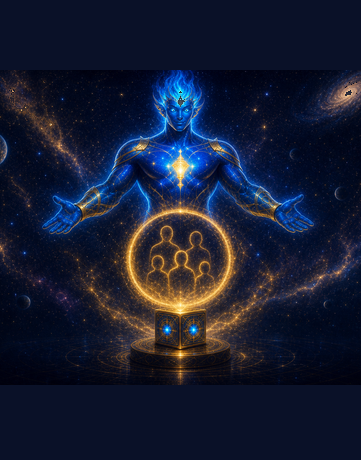
#> input picture Resources/HeroAssets/OnboardingHero_07_figma_zone_361x460.png, 361 x 460 px
$ python fix_onboarding_hero_07_full_bleed.py
#> lines starting #> are read from the running program, lines starting #| are printed output that depends on the picture
#!/usr/bin/env python3
"""OB_07 full-bleed like OB_03: content width ~369, L/R≈12, top≈70.

Rebuild 393×852 PNG from zone, then iOS uses scaledToFill + zoom 1.09 (same as OB_02/03).
"""
from __future__ import annotations

import shutil
from datetime import datetime
from pathlib import Path

from PIL import Image

IOS = Path(__file__).resolve().parents[1]
HERO = IOS / "Resources" / "HeroAssets"
IMAGESET = IOS / "Assets.xcassets" / "OnboardingHero_07.imageset" / "OnboardingHero_07.png"
W, H = 393, 852
TARGET_CONTENT_W = 369
TARGET_TOP = 70
PASTE_X = 12
BG = (10, 17, 40)


def _tight_content_bbox(im: Image.Image, bg: tuple[int, int, int] = BG, tol: int = 18) -> tuple[int, int, int, int]:
    rgb = im.convert("RGB")
    px = rgb.load()
    w, h = rgb.size
    xs, ys = [], []
    for y in range(h):
        for x in range(w):
            r, g, b = px[x, y]
            if abs(r - bg[0]) > tol or abs(g - bg[1]) > tol or abs(b - bg[2]) > tol:
                xs.append(x)
                ys.append(y)
    if not xs:
        return 0, 0, w - 1, h - 1
    return min(xs), min(ys), max(xs), max(ys)


def build_ob07_full_bleed(zone_path: Path) -> Image.Image:
    with Image.open(zone_path) as zone:
        zone = zone.convert("RGBA")
    l, t, r, b = _tight_content_bbox(zone)
    crop = zone.crop((l, t, r + 1, b + 1))
    cw, ch = crop.size
    scale = TARGET_CONTENT_W / cw
    nw, nh = int(cw * scale), int(ch * scale)
    scaled = crop.resize((nw, nh), Image.Resampling.LANCZOS)
    canvas = Image.new("RGB", (W, H), BG)
    x = PASTE_X if nw >= TARGET_CONTENT_W - 2 else (W - nw) // 2
    canvas.paste(scaled, (x, TARGET_TOP), scaled)
    return canvas


def bbox_report(im: Image.Image) -> tuple[int, int, int, int]:
    im = im.convert("RGB")
    px = im.load()
    bg = BG
    tol = 12
    xs, ys = [], []
    for y in range(im.height):
        for x in range(im.width):
            r, g, b = px[x, y]
            if abs(r - bg[0]) > tol or abs(g - bg[1]) > tol or abs(b - bg[2]) > tol:
                xs.append(x)
                ys.append(y)
    return min(xs), min(ys), max(xs), max(ys)


def main() -> None:
    zone = HERO / "OnboardingHero_07_figma_zone_361x460.png"
    if not zone.exists():
        raise SystemExit(f"missing zone: {zone}")

    stamp = datetime.now().strftime("%Y%m%d_%H%M%S")
    for src in (IMAGESET, HERO / "OnboardingHero_07.png"):
        if src.exists():
            shutil.copy2(src, HERO / f"OnboardingHero_07_BEFORE_FULL_BLEED_{stamp}.png")
            break

    frame = build_ob07_full_bleed(zone)
#> in build_ob07_full_bleed, zone is the input picture: PIL image 361x460 RGB; mean R, G, B 23, 28.9, 50.4
#> after the loop in _tight_content_bbox, `for y in range(h):`: xs = 54651 items
#> in build_ob07_full_bleed, `l, t, r, b = _tight_content_bbox(zone)`: l = 0; t = 70; r = 360; b = 384
#> in build_ob07_full_bleed, `crop = zone.crop((l, t, r + 1, b + 1))`:
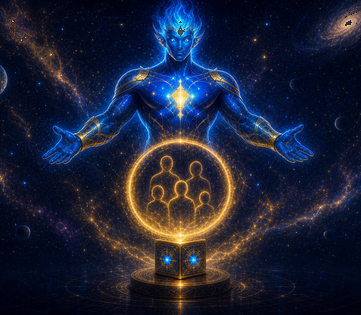
#> crop: PIL image 361x315 RGBA; mean R, G, B, A 29, 34.4, 55.1, 255
#> in build_ob07_full_bleed, `canvas = Image.new("RGB", (W, H), BG)`:
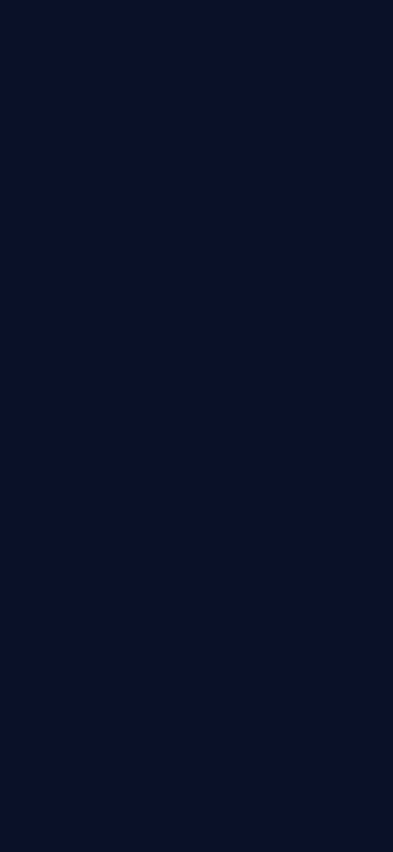
#> canvas: PIL image 393x852 RGB; mean R, G, B 10, 17, 40
#> in build_ob07_full_bleed, `canvas.paste(scaled, (x, TARGET_TOP), scaled)`:
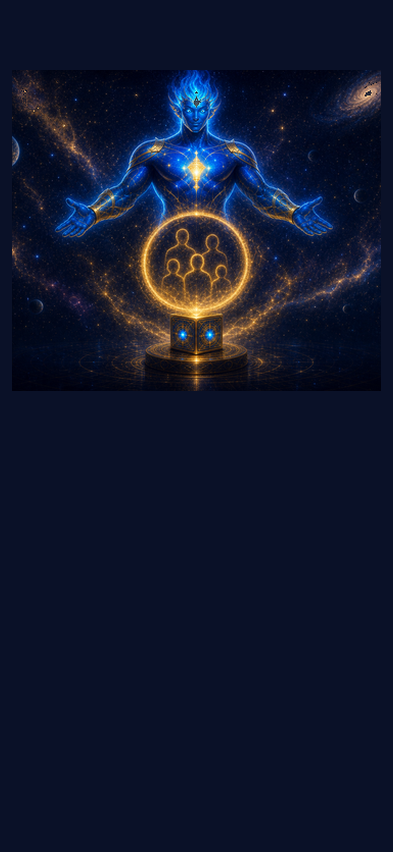
#> canvas: PIL image 393x852 RGB; mean R, G, B 16.7, 23.2, 45.4
    l, t, r, b = bbox_report(frame)
#> after the loop in bbox_report, `for y in range(im.height):`: xs = 73048 items
#> l = 12; t = 70; r = 380; b = 390
    print(f"bbox L={l} R={r} top={t} w={r - l + 1} (target L={PASTE_X} w={TARGET_CONTENT_W} top={TARGET_TOP})")
#| bbox L=12 R=380 top=70 w=369 (target L=12 w=369 top=70)

    master = HERO / "OnboardingHero_07.png"
    frame.save(master, "PNG", optimize=True)
    IMAGESET.parent.mkdir(parents=True, exist_ok=True)
    shutil.copy2(master, IMAGESET)
    print(f"OK OB_07 full-bleed -> {IMAGESET}")


if __name__ == "__main__":
    main()

$ run again, with Resources/HeroAssets/OnboardingHero_00.png copied over Resources/HeroAssets/OnboardingHero_07_figma_zone_361x460.png
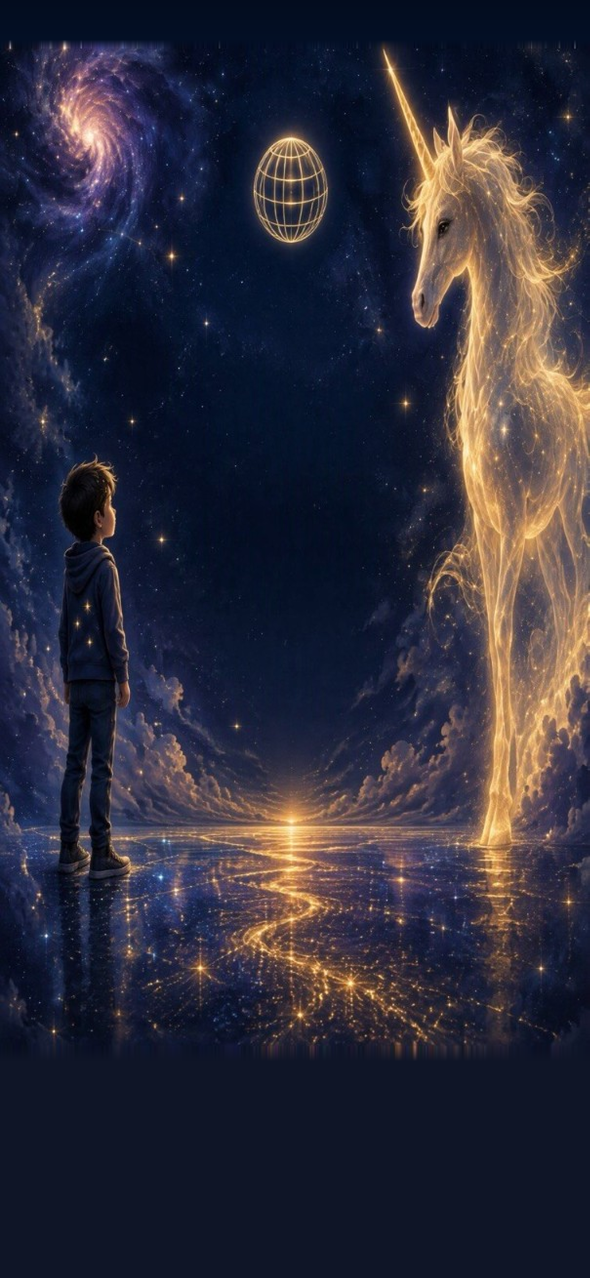
#> input picture Resources/HeroAssets/OnboardingHero_00.png, 1179 x 2556 px (shown at 1/2 size)
#> in build_ob07_full_bleed, zone is the input picture: PIL image 1179x2556 RGB; mean R, G, B 46, 44.6, 58.9
#> zone: PIL image 1179x2556 RGBA
#> after the loop in _tight_content_bbox, `for y in range(h):`: xs = 1345191 items
#> in build_ob07_full_bleed, `l, t, r, b = _tight_content_bbox(zone)`: l = 0; t = 81; r = 1178; b = 2118
#> in build_ob07_full_bleed, `scaled = crop.resize((nw, nh), Image.Resampling.LANCZOS)`:
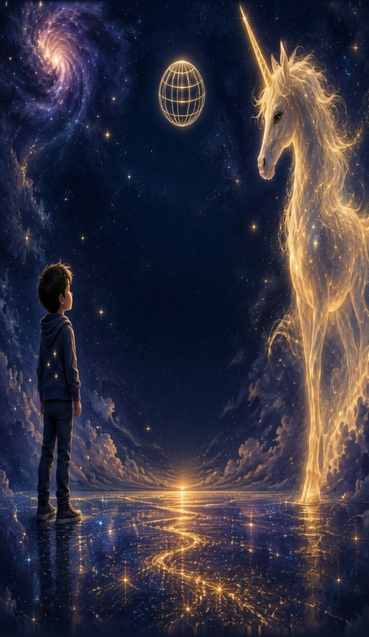
#> scaled: PIL image 369x637 RGBA; mean R, G, B, A 54.4, 50.8, 64.2, 255
#> in build_ob07_full_bleed, `canvas.paste(scaled, (x, TARGET_TOP), scaled)`:
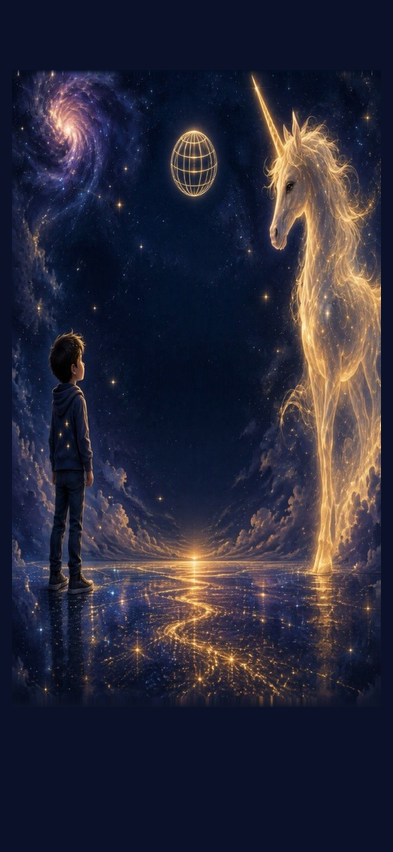
#> canvas: PIL image 393x852 RGB; mean R, G, B 41.2, 40.8, 57
#> after the loop in bbox_report, `for y in range(im.height):`: xs = 148884 items
#> in main, `l, t, r, b = bbox_report(frame)`: l = 12; t = 70; r = 380; b = 706
#| bbox L=12 R=380 top=70 w=369 (target L=12 w=369 top=70)

$ run again, with Resources/HeroAssets/OnboardingHero_02.png copied over Resources/HeroAssets/OnboardingHero_07_figma_zone_361x460.png
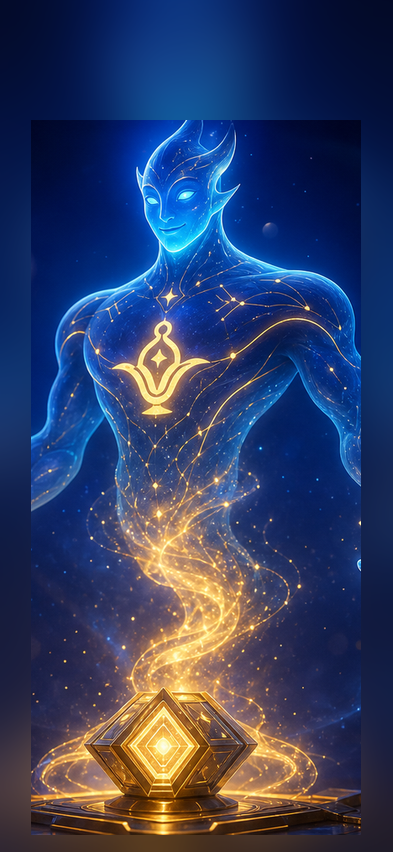
#> input picture Resources/HeroAssets/OnboardingHero_02.png, 393 x 852 px
#> in build_ob07_full_bleed, zone is the input picture: PIL image 393x852 RGB; mean R, G, B 49.9, 62.4, 99.8
#> zone: PIL image 393x852 RGBA
#> after the loop in _tight_content_bbox, `for y in range(h):`: xs = 315922 items
#> in build_ob07_full_bleed, `l, t, r, b = _tight_content_bbox(zone)`: l = 0; r = 392; b = 851
#> in build_ob07_full_bleed, `canvas.paste(scaled, (x, TARGET_TOP), scaled)`:
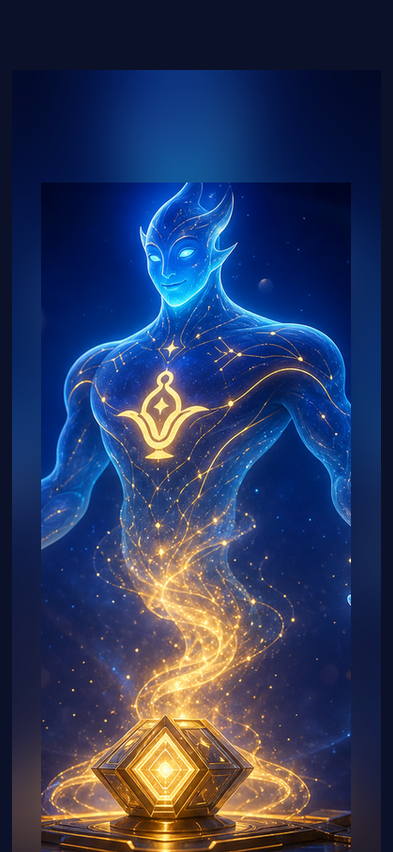
#> canvas: PIL image 393x852 RGB; mean R, G, B 44.2, 56.4, 92.7
#> after the loop in bbox_report, `for y in range(im.height):`: xs = 278832 items
#> in main, `l, t, r, b = bbox_report(frame)`: l = 12; t = 70; r = 380; b = 851
#| bbox L=12 R=380 top=70 w=369 (target L=12 w=369 top=70)
